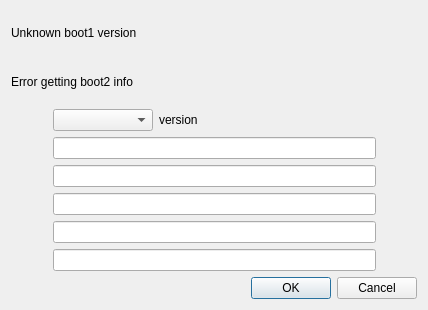
<?xml version="1.0" encoding="UTF-8"?>
<ui version="4.0">
 <class>Boot2InfoDialog</class>
 <widget class="QDialog" name="Boot2InfoDialog">
  <property name="geometry">
   <rect>
    <x>0</x>
    <y>0</y>
    <width>428</width>
    <height>310</height>
   </rect>
  </property>
  <property name="windowTitle">
   <string>Dialog</string>
  </property>
  <layout class="QVBoxLayout" name="verticalLayout_2">
   <item>
    <widget class="QLabel" name="label_boot1">
     <property name="text">
      <string>Unknown boot1 version</string>
     </property>
    </widget>
   </item>
   <item>
    <widget class="QLabel" name="label_foundTxt">
     <property name="text">
      <string>Error getting boot2 info</string>
     </property>
    </widget>
   </item>
   <item>
    <layout class="QHBoxLayout" name="horizontalLayout_2">
     <item>
      <spacer name="horizontalSpacer">
       <property name="orientation">
        <enum>Qt::Horizontal</enum>
       </property>
       <property name="sizeHint" stdset="0">
        <size>
         <width>40</width>
         <height>20</height>
        </size>
       </property>
      </spacer>
     </item>
     <item>
      <layout class="QVBoxLayout" name="verticalLayout">
       <item>
        <layout class="QHBoxLayout" name="horizontalLayout">
         <item>
          <widget class="QComboBox" name="comboBox_boot2">
           <property name="maximumSize">
            <size>
             <width>100</width>
             <height>16777215</height>
            </size>
           </property>
          </widget>
         </item>
         <item>
          <widget class="QLabel" name="label_boot2Version">
           <property name="text">
            <string>version</string>
           </property>
          </widget>
         </item>
        </layout>
       </item>
       <item>
        <widget class="QLineEdit" name="lineEdit_gen"/>
       </item>
       <item>
        <widget class="QLineEdit" name="lineEdit_tmdSig">
         <property name="minimumSize">
          <size>
           <width>323</width>
           <height>0</height>
          </size>
         </property>
         <property name="readOnly">
          <bool>true</bool>
         </property>
        </widget>
       </item>
       <item>
        <widget class="QLineEdit" name="lineEdit_tikSig">
         <property name="readOnly">
          <bool>true</bool>
         </property>
        </widget>
       </item>
       <item>
        <widget class="QLineEdit" name="lineEdit_contentStatus">
         <property name="readOnly">
          <bool>true</bool>
         </property>
        </widget>
       </item>
       <item>
        <widget class="QLineEdit" name="lineEdit_bootStatus">
         <property name="readOnly">
          <bool>true</bool>
         </property>
        </widget>
       </item>
      </layout>
     </item>
     <item>
      <spacer name="horizontalSpacer_2">
       <property name="orientation">
        <enum>Qt::Horizontal</enum>
       </property>
       <property name="sizeHint" stdset="0">
        <size>
         <width>40</width>
         <height>20</height>
        </size>
       </property>
      </spacer>
     </item>
    </layout>
   </item>
   <item>
    <widget class="QDialogButtonBox" name="buttonBox">
     <property name="orientation">
      <enum>Qt::Horizontal</enum>
     </property>
     <property name="standardButtons">
      <set>QDialogButtonBox::Cancel|QDialogButtonBox::Ok</set>
     </property>
    </widget>
   </item>
  </layout>
 </widget>
 <resources/>
 <connections>
  <connection>
   <sender>buttonBox</sender>
   <signal>accepted()</signal>
   <receiver>Boot2InfoDialog</receiver>
   <slot>accept()</slot>
   <hints>
    <hint type="sourcelabel">
     <x>248</x>
     <y>254</y>
    </hint>
    <hint type="destinationlabel">
     <x>157</x>
     <y>274</y>
    </hint>
   </hints>
  </connection>
  <connection>
   <sender>buttonBox</sender>
   <signal>rejected()</signal>
   <receiver>Boot2InfoDialog</receiver>
   <slot>reject()</slot>
   <hints>
    <hint type="sourcelabel">
     <x>316</x>
     <y>260</y>
    </hint>
    <hint type="destinationlabel">
     <x>286</x>
     <y>274</y>
    </hint>
   </hints>
  </connection>
 </connections>
</ui>
